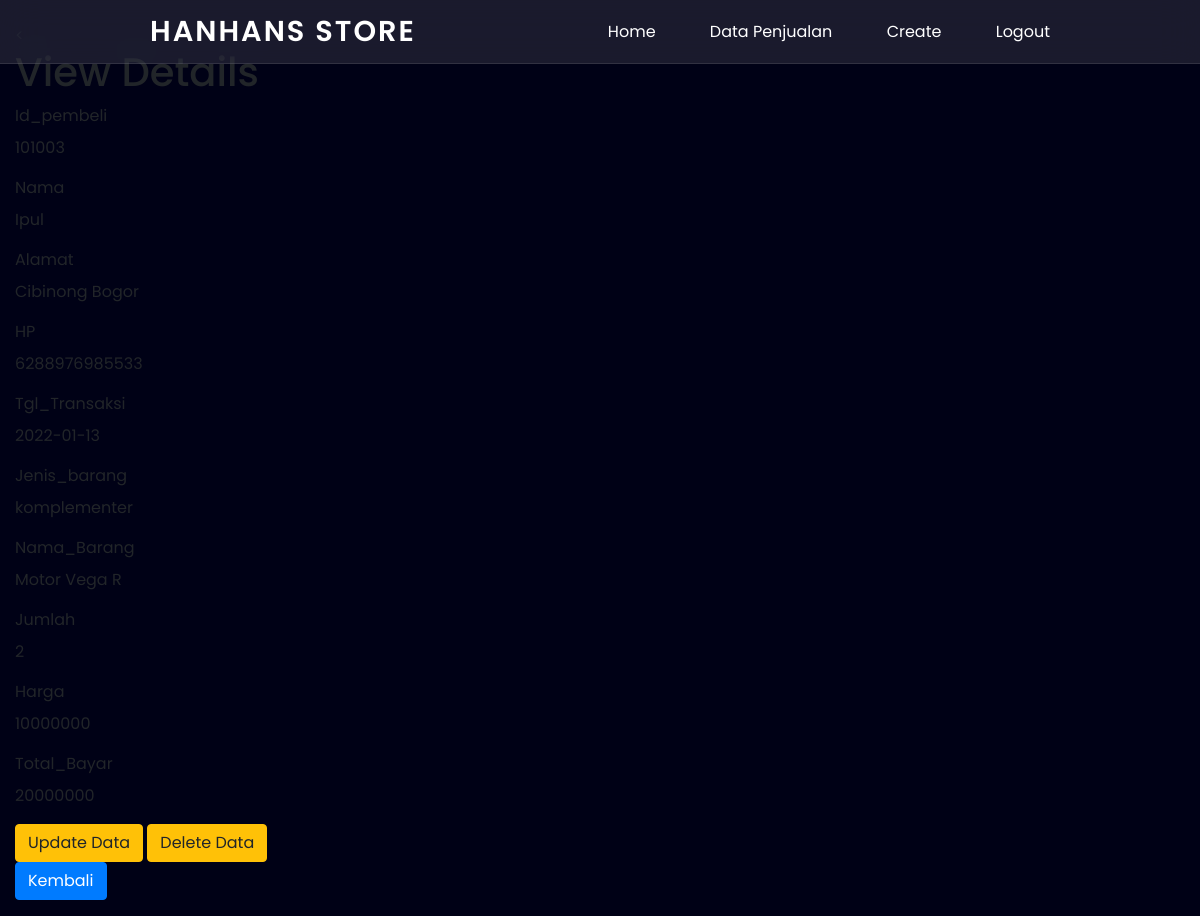
Screenshot of /read_detail.php?Id_pembeli=101003 with the database file from the repository.
### tables this page shows
CREATE TABLE `latif` (
  `Id_pembeli` int(10) NOT NULL,
  `nama` varchar(30) NOT NULL,
  `alamat` varchar(50) NOT NULL,
  `HP` varchar(20) NOT NULL,
  `Tgl_Transaksi` date NOT NULL,
  `Jenis_barang` varchar(25) NOT NULL,
  `Nama_Barang` varchar(50) NOT NULL,
  `Jumlah` int(20) NOT NULL,
  `Harga` int(25) NOT NULL
);

### read_detail.php (the view, shortened to what this page needs)
<?php
require "config.php";
if($_GET['Id_pembeli'] != null){
    $id = $_GET['Id_pembeli'];
    $script = "SELECT Id_pembeli,nama,alamat,HP,Tgl_Transaksi,Jenis_barang,Nama_Barang,Harga,Jumlah, (Jumlah*Harga) AS Total_bayar FROM latif where Id_pembeli=$id";
    $query = mysqli_query($link,$script);
    $data = mysqli_fetch_array($query);
} else{
    header("location:read.php");
}
?>
<!DOCTYPE html>
<html lang="en" dir="ltr">
<head>
  <link rel="stylesheet" href="https://stackpath.bootstrapcdn.com/bootstrap/4.4.1/css/bootstrap.min.css"
>
  <link rel="stylesheet" href="style.css">
  <link rel="stylesheet" href="https://unicons.iconscout.com/release/v4.0.0/css/line.css">
</head>
<body>
  <header>
    <div class="nav-bar">
      <a href="read.php" class="logo">HanHans Store</a>
      <div class="navigation">
        <div class="nav-items">
          <a href="index.php"><i class="uil uil-home"></i> Home</a>
          <a href="read.php"><i class="uil uil-compass"></i> Data Penjualan</a>
          <a href="create.php"><i class="uil uil-create"></i> Create</a>
          <a href="logout.php"><i class="uil uil-create"></i> Logout</a>
        </div>
      </div>
    </div>
    <div class="scroll-indicator-container">
    </div>
  </header>
    <br>
    <table class="table table-striped table-bordered table-hover">
                <div class="col-md-3 produk">
                    <div class="page-header">
                        <<h1>View Details</h1>
                    </div>
                    <div class="form-group">
                        <label>Id_pembeli</label>
                        <p class="form-control-static"><?php echo $data["Id_pembeli"]; ?></p>
                    </div>
                    <div class="form-group">
                        <label>Nama</label>
                        <p class="form-control-static"><?php echo $data["nama"]; ?></p>
                    </div>
                    <div class="form-group">
                        <label> Alamat</label>
                        <p class="form-control-static"><?php echo $data["alamat"]; ?></p>
                    </div>
                    <div class="form-group">
                        <label> HP</label>
                        <p class="form-control-static"><?php echo $data["HP"]; ?></p>
                    </div>
                    <div class="form-group">
                        <label> Tgl_Transaksi</label>
                        <p class="form-control-static"><?php echo $data["Tgl_Transaksi"]; ?></p>
                    </div>
                    <div class="form-group">
                        <label>Jenis_barang</label>
                        <p class="form-control-static"><?php echo $data["Jenis_barang"]; ?></p>
                    </div>
                    <div class="form-group">
                        <label>Nama_Barang</label>
                        <p class="form-control-static"><?php echo $data["Nama_Barang"]; ?></p>
                    </div>
                    <div class="form-group">
                        <label>Jumlah</label>
                        <p class="form-control-static"><?php echo $data["Jumlah"]; ?></p>
                    </div>
                    <div class="form-group">
                        <label>Harga</label>
                        <p class="form-control-static"><?php echo $data["Harga"]; ?></p>
                    </div>
                    <div class="form-group">
                        <label>Total_Bayar</label>
                        <p class="form-control-static"><?php echo $data["Total_bayar"]; ?></p>
                    </div>
                    <div class="box-detail-produk">
                        <form method="post">
                        <a href="update.php?Id_pembeli=<?= $data['Id_pembeli']?>" class="btn btn-warning">Update Data</a>
                        <a href="delete.php?Id_pembeli=<?= $data['Id_pembeli']?>" class="btn btn-warning">Delete Data</a>
                        <a href="read.php" type="submit" class="btn btn-primary" >Kembali</a>
                        </table>
        </body>
        <html>

### style.css (style rules this page uses)
* { margin: 0; padding: 0; box-sizing: border-box; font-family: 'Poppins', sans-serif; }
body { background: #000116; }
header { z-index: 999; position: fixed; width: 100%; }
header .nav-bar { position: relative; background: rgba(255, 255, 255, 0.1); backdrop-filter: blur(20px); height: 4em; border-bottom: 1px solid rgba(255, 255, 255, 0.1); top: 0; left: 0; display: flex; justify-content: space-between; align-items: center; padding: 0 150px; transition: 0.5s ease; }
.nav-bar .logo { color: #fff; font-size: 1.8em; font-weight: 600; letter-spacing: 2px; text-transform: uppercase; text-decoration: none; }
.navigation .nav-items a { color: #fff; font-size: 1em; text-decoration: none; }
.navigation .nav-items a:not(:last-child) { margin-right: 50px; }
.scroll-indicator-container { width: 100%; height: 5px; }

### rows the page displays
latif: Id_pembeli "101003", nama "Ipul", alamat "Cibinong Bogor", HP "6288976985533", Tgl_Transaksi "2022-01-13", Jenis_barang "komplementer", Nama_Barang "Motor Vega R", Jumlah "2", Harga "10000000"

### other values shown
$data["Total_bayar"] "20000000"
